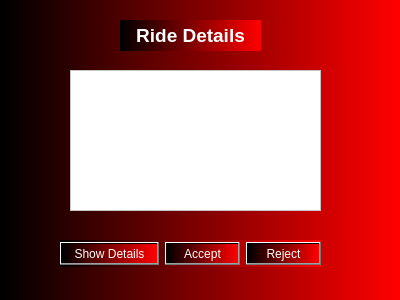
<?xml version="1.0" encoding="UTF-8"?>
<ui version="4.0">
 <class>DriverRideAccept</class>
 <widget class="QDialog" name="DriverRideAccept">
  <property name="geometry">
   <rect>
    <x>0</x>
    <y>0</y>
    <width>400</width>
    <height>300</height>
   </rect>
  </property>
  <property name="windowTitle">
   <string>Dialog</string>
  </property>
  <property name="styleSheet">
   <string notr="true">font: 8pt &quot;MS Reference Sans Serif&quot;;
background-color: qlineargradient(spread:pad, x1:0, y1:0, x2:1, y2:0, stop:0 rgba(0, 0, 0), stop:1 rgba(255, 0, 0));
color: rgb(255, 255, 255);</string>
  </property>
  <widget class="QTextBrowser" name="textBrowser_Details">
   <property name="geometry">
    <rect>
     <x>70</x>
     <y>70</y>
     <width>251</width>
     <height>141</height>
    </rect>
   </property>
   <property name="styleSheet">
    <string notr="true">background-color: rgb(255, 255, 255);
color: rgb(0, 0, 0);</string>
   </property>
  </widget>
  <widget class="QLabel" name="label">
   <property name="geometry">
    <rect>
     <x>120</x>
     <y>20</y>
     <width>141</width>
     <height>31</height>
    </rect>
   </property>
   <property name="text">
    <string>&lt;html&gt;&lt;head/&gt;&lt;body&gt;&lt;p align=&quot;center&quot;&gt;&lt;span style=&quot; font-size:14pt; font-weight:600;&quot;&gt;Ride Details&lt;/span&gt;&lt;/p&gt;&lt;/body&gt;&lt;/html&gt;</string>
   </property>
  </widget>
  <widget class="QWidget" name="">
   <property name="geometry">
    <rect>
     <x>60</x>
     <y>240</y>
     <width>261</width>
     <height>27</height>
    </rect>
   </property>
   <layout class="QHBoxLayout" name="horizontalLayout_2">
    <item>
     <widget class="QPushButton" name="pushButton_ShowDetails">
      <property name="text">
       <string>Show Details</string>
      </property>
     </widget>
    </item>
    <item>
     <layout class="QHBoxLayout" name="horizontalLayout">
      <item>
       <widget class="QPushButton" name="pushButton_Accept">
        <property name="text">
         <string>Accept</string>
        </property>
       </widget>
      </item>
      <item>
       <widget class="QPushButton" name="pushButton_Reject">
        <property name="text">
         <string>Reject</string>
        </property>
       </widget>
      </item>
     </layout>
    </item>
   </layout>
  </widget>
 </widget>
 <resources/>
 <connections/>
</ui>
